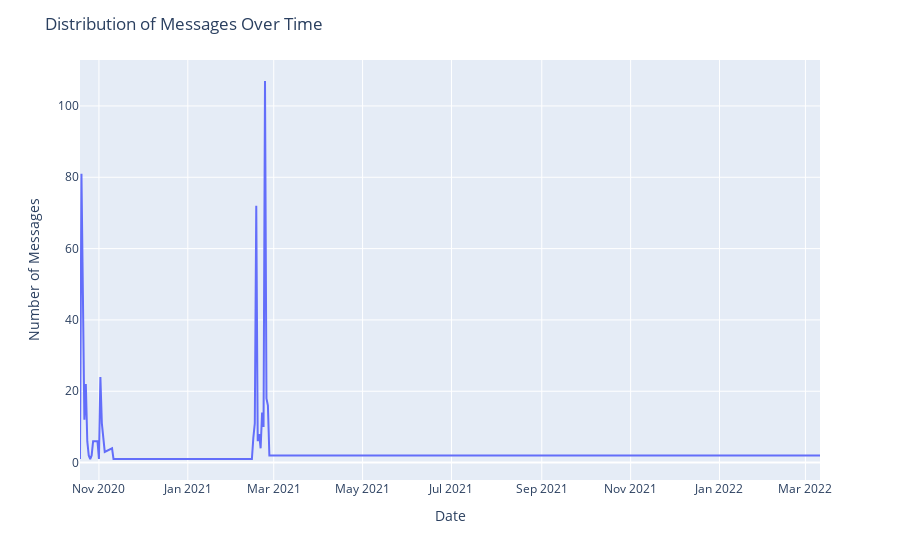
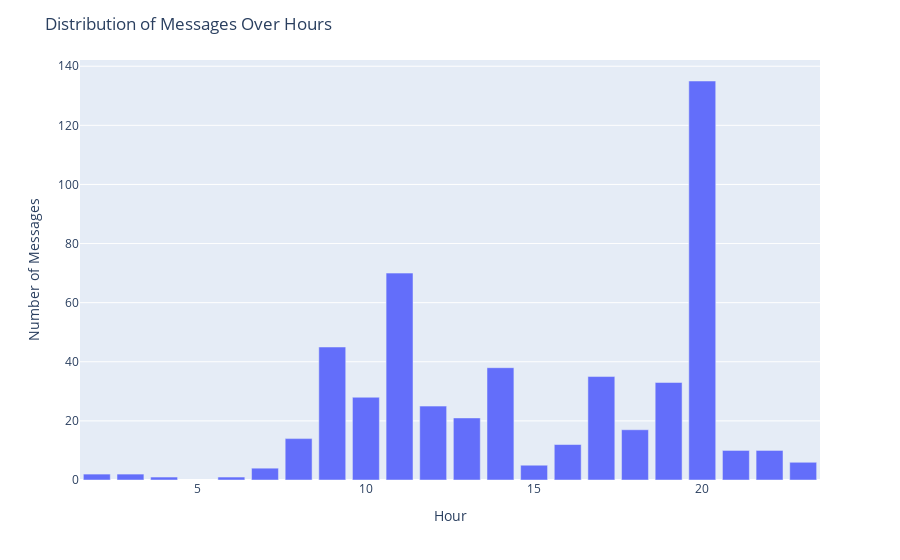

The cell these charts' notebook holds for them, in order:
### Code cell
time_data = data[['time', 'message']].copy()

# Convert the 'time' column to datetime format
time_data['time'] = pd.to_datetime(time_data['time'], errors='coerce')

time_data = time_data.dropna(subset=['time'])

# messages over date
time_data['date'] = time_data['time'].dt.date
messages_per_date = time_data.groupby('date').size().reset_index(name='count')

# Create a line plot using Plotly Express
fig = px.line(messages_per_date, x='date', y='count', labels={'date': 'Date', 'count': 'Number of Messages'})
fig.update_layout(title='Distribution of Messages Over Time')
fig.show()

# messages over hour
time_data['hour'] = time_data['time'].dt.hour
messages_per_hour = time_data.groupby('hour').size().reset_index(name='count')

# Create a bar chart using Plotly Express
fig = px.bar(messages_per_hour, x='hour', y='count', labels={'hour': 'Hour', 'count': 'Number of Messages'})
fig.update_layout(title='Distribution of Messages Over Hours')
fig.show()

### Figure 1 — Plotly figure (JSON) as saved in the notebook; plotly's stock layout.template omitted (floating-point values rounded to 4 significant figures)
{"data": [{"hovertemplate": "Date=%{x}<br>Number of Messages=%{y}<extra></extra>", "legendgroup": "", "line": {"color": "#636efa", "dash": "solid"}, "marker": {"symbol": "circle"}, "mode": "lines", "name": "", "orientation": "v", "showlegend": false, "type": "scatter", "x": ["2020-10-19", "2020-10-20", "2020-10-21", "2020-10-22", "2020-10-23", "2020-10-24", "2020-10-25", "2020-10-26", "2020-10-27", "2020-10-28", "2020-10-31", "2020-11-01", "2020-11-02", "2020-11-03", "2020-11-05", "2020-11-10", "2020-11-11", "2021-02-14", "2021-02-15", "2021-02-16", "2021-02-17", "2021-02-18", "2021-02-19", "2021-02-20", "2021-02-21", "2021-02-22", "2021-02-23", "2021-02-24", "2021-02-25", "2021-02-26", "2022-03-03", "2022-03-07", "2022-03-08", "2022-03-11"], "xaxis": "x", "y": [1, 81, 47, 12, 22, 6, 2, 1, 2, 6, 6, 1, 24, 11, 3, 4, 1, 1, 7, 11, 72, 6, 8, 4, 14, 10, 107, 18, 16, 2, 2, 2, 2, 2], "yaxis": "y"}], "layout": {"legend": {"tracegroupgap": 0}, "margin": {"t": 60}, "title": {"text": "Distribution of Messages Over Time"}, "xaxis": {"anchor": "y", "domain": [0, 1], "title": {"text": "Date"}}, "yaxis": {"anchor": "x", "domain": [0, 1], "title": {"text": "Number of Messages"}}}}

### Figure 2 — Plotly figure (JSON) as saved in the notebook; plotly's stock layout.template omitted (floating-point values rounded to 4 significant figures)
{"data": [{"alignmentgroup": "True", "hovertemplate": "Hour=%{x}<br>Number of Messages=%{y}<extra></extra>", "legendgroup": "", "marker": {"color": "#636efa", "pattern": {"shape": ""}}, "name": "", "offsetgroup": "", "orientation": "v", "showlegend": false, "textposition": "auto", "type": "bar", "x": [2, 3, 4, 6, 7, 8, 9, 10, 11, 12, 13, 14, 15, 16, 17, 18, 19, 20, 21, 22, 23], "xaxis": "x", "y": [2, 2, 1, 1, 4, 14, 45, 28, 70, 25, 21, 38, 5, 12, 35, 17, 33, 135, 10, 10, 6], "yaxis": "y"}], "layout": {"barmode": "relative", "legend": {"tracegroupgap": 0}, "margin": {"t": 60}, "title": {"text": "Distribution of Messages Over Hours"}, "xaxis": {"anchor": "y", "domain": [0, 1], "title": {"text": "Hour"}}, "yaxis": {"anchor": "x", "domain": [0, 1], "title": {"text": "Number of Messages"}}}}
